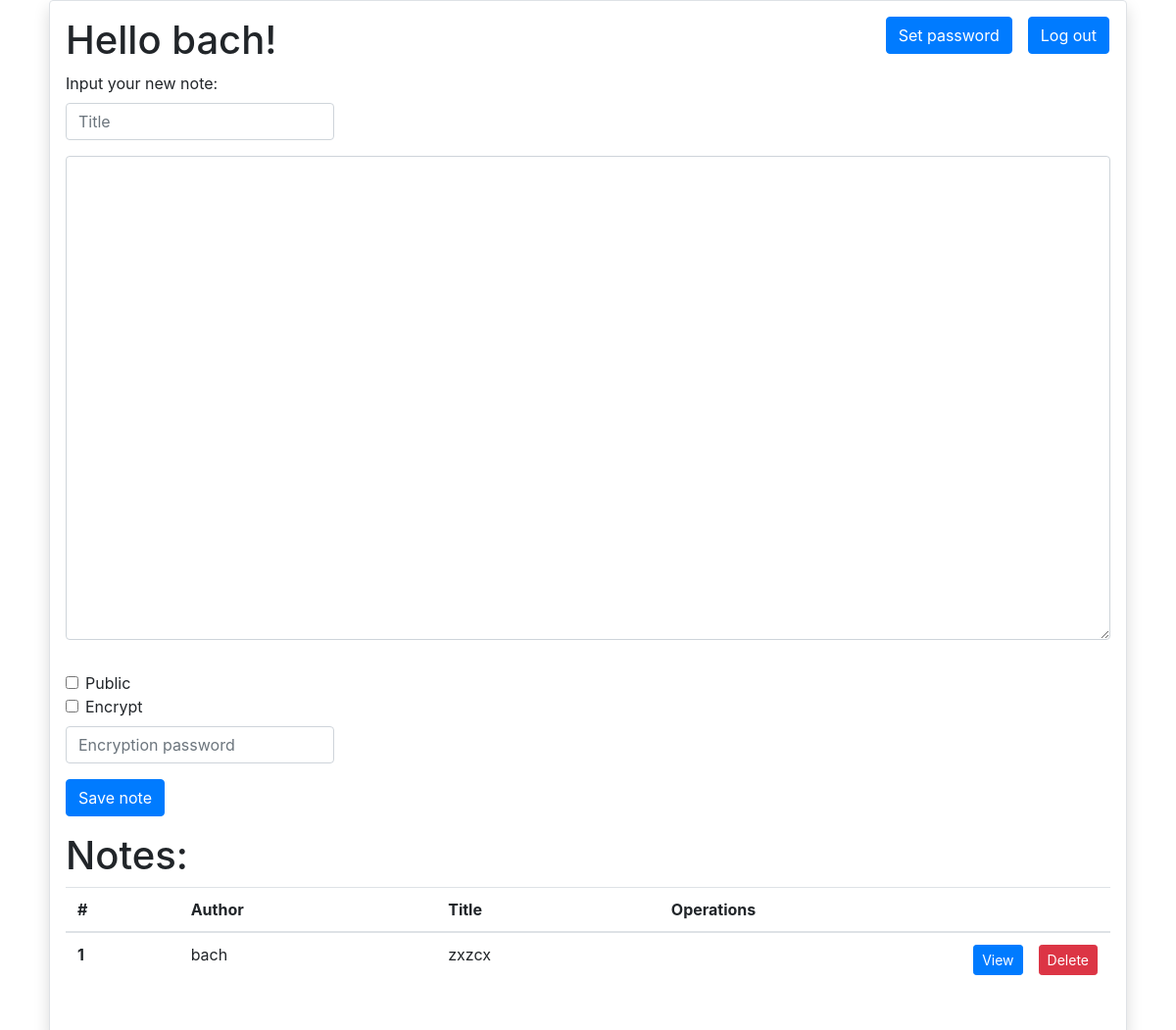
Before: /hello (signed in) with the older database file.
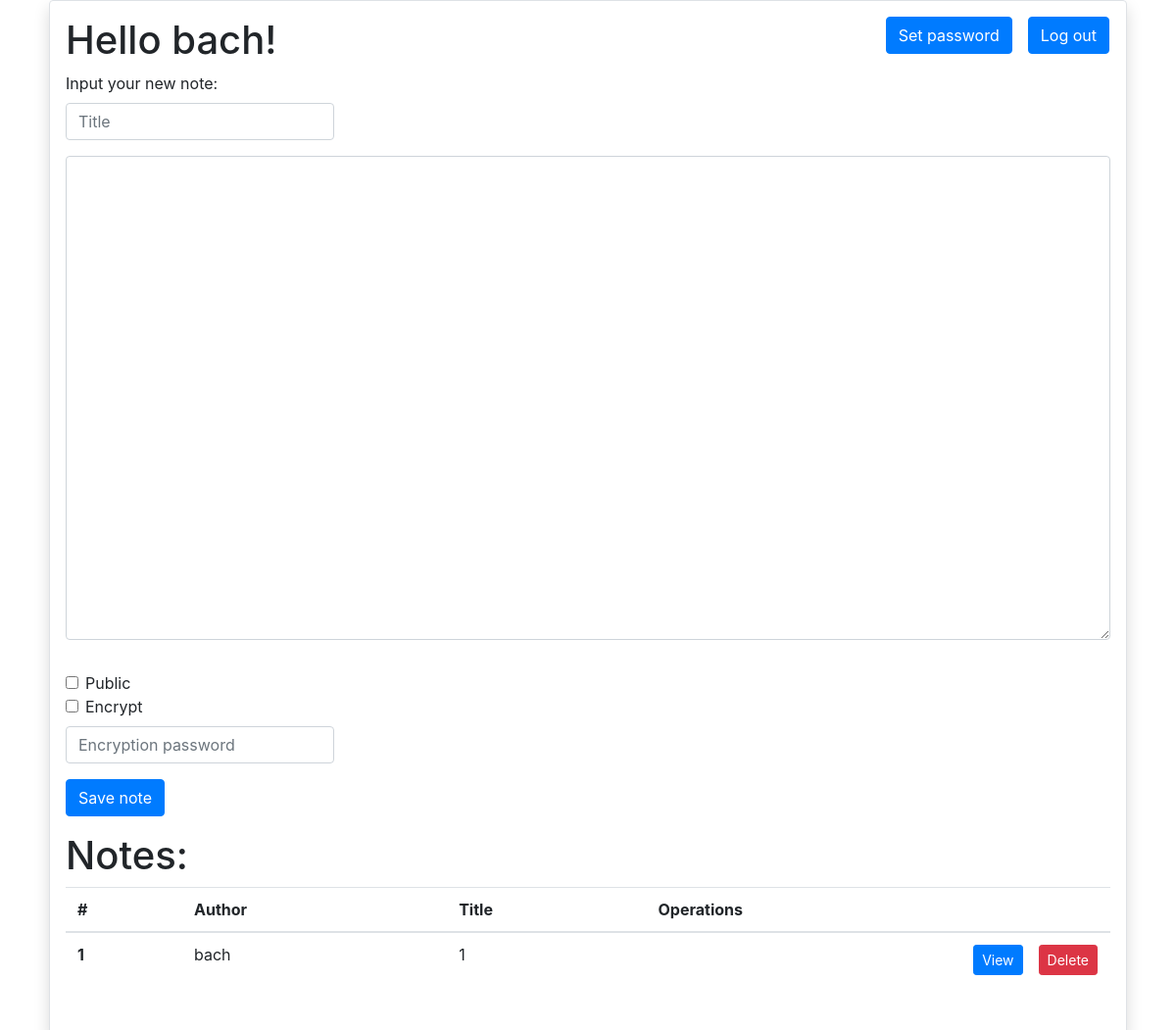
After: the same page with the newer database file.
### tables this page shows
CREATE TABLE user (username VARCHAR(32), password VARCHAR(128));

CREATE TABLE notes (id INTEGER PRIMARY KEY, username VARCHAR(32), title VARCHAR(32), note VARCHAR(10000), public INTEGER NOT NULL, password_hash VARCHAR(128), AES_salt VARCHAR(25), init_vector VARCHAR(25));

### app.py (the view)
@ app.route("/hello", methods=['GET'])
@ login_required
def hello():
    if request.method == 'GET':
        return render_template("hello.html", username=current_user.id, notes=get_user_notes(current_user.id))

### app.py (called while the page is built)
@login_manager.user_loader
def user_loader(username):
    if username is None:
        return None
    db = sqlite3.connect(
        DATABASE, detect_types=sqlite3.PARSE_DECLTYPES)
    sql = db.cursor()
    sql.execute(
        f"SELECT username, password FROM user WHERE username = ?", (username,))
    row = sql.fetchone()
    db.close()
    try:
        username, password = row
    except:
        return None
    user = User()
    user.id = username
    user.password = password
    return user

def get_user_notes(username):
    db = sqlite3.connect(DATABASE)
    sql = db.cursor()
    sql.execute(
        "SELECT id, username, title FROM notes WHERE username == ? OR public=1", (username,))
    notes = sql.fetchall()
    db.close()
    return notes

### templates/hello.html (shortened to what this page needs)
{% extends 'base.html' %}
{% block  content %}
<div class="container" >
  <div class="align-baseline" >
    <div class="row h-100 justify-content-center align-items-center" >
      <div class="align-middle mw-10 p-3 border rounded shadow">
        <div class="container-fluid">
          <div class="row justify-content-between">
              <div class="col-xs-6 align-self-start">
                <h1>Hello {{ username }}!</h1>
              </div>
              <div class="justify-content-end">
                <div class="row justify-content-end">
                  <div class="col-xs-6 align-self-end mr-3">
                    <form action="{{ url_for('change_password') }}">
                      <button  class="btn btn-primary pull-right" type="submit">Set password</button>
                    </form>
                  </div>
                  <div class="col-xs-6 align-self-end">
                    <form action={{ url_for('logout') }} method="post">
                      <button  class="btn btn-primary pull-right  mr-3" type="submit">Log out</button>
                    </form>
                  </div>
                </div>
              </div>
          </div>
        </div>
<form action={{ url_for('render') }} method="post">
  <label for="markdown">Input your new note:</label><br>
  <div class="form-group row">
    <div class="col-auto">
      <input class="form-control" placeholder="Title" type="text" name="title" value={{title}}>
    </div>
  </div>
  <textarea  class="form-control" id="markdown" name="markdown" rows="20" cols="100">{{raw_note}}</textarea>
  <br>
  <div class="form-check mt-2">
    <input class="form-check-input" type="checkbox" name="public" id="public" >
    <label class="form-check-label" for="public">Public</label>
  </div>
  <div class="form-check">
    <input class="form-check-input" type="checkbox" name="encrypt" id="encrypt" >
    <label class="form-check-label xl-1" for="encrypt">Encrypt</label>
  </div>
  <div class="form-group row g-2 mt-2">
    <div class="col-auto">
      <input class="form-control" placeholder="Encryption password" type="password" name="password">
    </div>
  </div>
  <button class="btn btn-primary" type="submit" value="Submit">Save note</button>
</form>
{% if notes|length > 0 %}
<h1> Notes: </h1>
<table class="table table-stripped table-hover">
  <thead>
    <tr>
      <th scope="col">#</th>
      <th scope="col">Author</th>
      <th scope="col">Title</th>
      <th scope="col">Operations</th>
    </tr>
  </thead>
  <tbody>
{% for note in notes %}
  <tr>
    <th scope="row">{{loop.index}}</th>
    <td>{{ note.1 }}</td>
    <td>{{ note.2 }}</td>
    <td>
      <div class="justify-content-end">
        <div class="row justify-content-end">
          <div class="col-xs-6 align-self-end mr-3">
            <form action="{{ url_for('get_note', rendered_id=note.0) }}""">
              <button class="btn btn-primary btn-sm" type="submit">View</button>
            </form>
          </div>
          <div class="col-xs-6 align-self-end mr-3 {% if not note.1 == username %} invisible {% endif %}  ">
            <form action="{{ url_for('delete_note', rendered_id=note.0) }}" method="post">
              <button class="btn btn-danger btn-sm" type="submit">Delete</button>
            </form>
          </div>
        </div>
      </div>
    </td>
  </tr>
{% endfor %}
  </tbody>
{% endif %}
</table>
</div>
</div>
</div>
</div>
{% endblock %}

### templates/base.html (shortened to what this page needs)
<html>
  <head>
    <link
      rel="stylesheet"
      href="https://cdn.jsdelivr.net/npm/bootstrap@4.3.1/dist/css/bootstrap.min.css"
    />
  </head>
  <body>
    {% block content %} {% endblock %}
  </body>
</html>

Changed rows visible on the page:
changed notes "bach": title "zxzcx" → "1"
